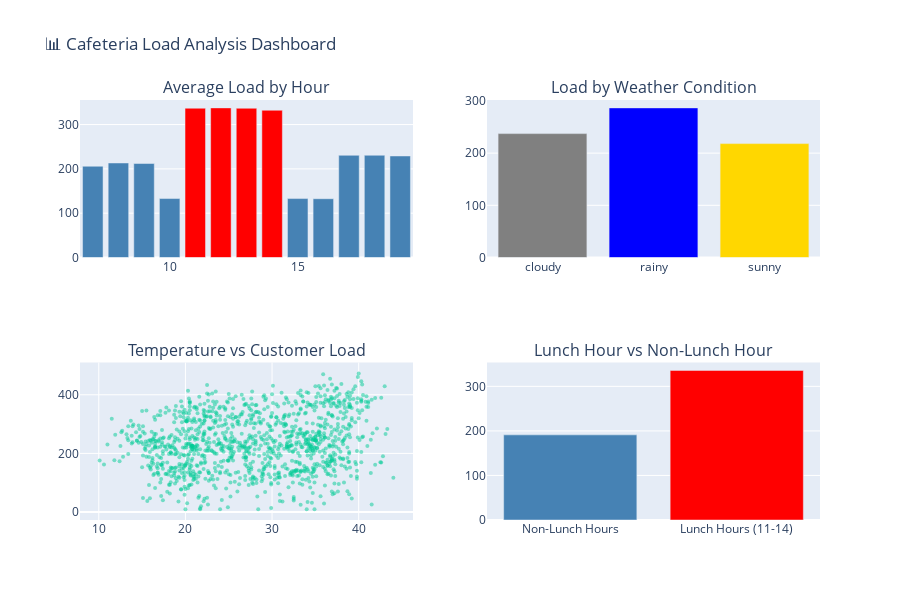

The notebook cell this image was saved under:
### Markdown cell above
## 📈 Step 2: Exploratory Data Analysis

Let's visualize the cafeteria load patterns across different dimensions.

### Code cell
# Visualize hourly load patterns
fig = make_subplots(rows=2, cols=2, 
                    subplot_titles=('Average Load by Hour', 
                                   'Load by Weather Condition',
                                   'Temperature vs Customer Load',
                                   'Lunch Hour vs Non-Lunch Hour'))

# 1. Average load by hour
hourly_avg = df.groupby('hour')['customer_load'].mean()
fig.add_trace(go.Bar(x=hourly_avg.index, y=hourly_avg.values, 
                     marker_color=['red' if 11<=h<=14 else 'steelblue' for h in hourly_avg.index],
                     name='Avg Load'), row=1, col=1)

# 2. Load by weather condition
weather_avg = df.groupby('weather')['customer_load'].mean()
colors = {'sunny': 'gold', 'cloudy': 'gray', 'rainy': 'blue'}
fig.add_trace(go.Bar(x=weather_avg.index, y=weather_avg.values,
                     marker_color=[colors[w] for w in weather_avg.index],
                     name='By Weather'), row=1, col=2)

# 3. Temperature vs Load scatter
fig.add_trace(go.Scatter(x=df['temperature'], y=df['customer_load'], 
                         mode='markers', marker=dict(size=4, opacity=0.5),
                         name='Temp vs Load'), row=2, col=1)

# 4. Lunch hour comparison
lunch_comparison = df.groupby('is_lunch_hour')['customer_load'].mean()
fig.add_trace(go.Bar(x=['Non-Lunch Hours', 'Lunch Hours (11-14)'], 
                     y=lunch_comparison.values,
                     marker_color=['steelblue', 'red'],
                     name='Lunch Comparison'), row=2, col=2)

fig.update_layout(height=600, showlegend=False, 
                  title_text='📊 Cafeteria Load Analysis Dashboard')
fig.show()

### Figure 1 — Plotly figure (JSON) as saved in the notebook; plotly's stock layout.template omitted (floating-point values rounded to 4 significant figures; data arrays with more than 128 entries replaced by an {"elided": "..."} marker saying what was removed)
{"data": [{"marker": {"color": ["steelblue", "steelblue", "steelblue", "steelblue", "red", "red", "red", "red", "steelblue", "steelblue", "steelblue", "steelblue", "steelblue"]}, "name": "Avg Load", "type": "bar", "x": [7, 8, 9, 10, 11, 12, 13, 14, 15, 16, 17, 18, 19], "xaxis": "x", "y": [205.9, 213.3, 212.1, 133.0, 336.8, 337.6, 336.8, 332.2, 133.0, 132.6, 230.6, 230.7, 229.1], "yaxis": "y"}, {"marker": {"color": ["gray", "blue", "gold"]}, "name": "By Weather", "type": "bar", "x": ["cloudy", "rainy", "sunny"], "xaxis": "x2", "y": [237.4, 286.7, 218.3], "yaxis": "y2"}, {"marker": {"opacity": 0.5, "size": 4}, "mode": "markers", "name": "Temp vs Load", "type": "scatter", "x": {"elided": "1170 float values"}, "xaxis": "x3", "y": {"elided": "1170 int values"}, "yaxis": "y3"}, {"marker": {"color": ["steelblue", "red"]}, "name": "Lunch Comparison", "type": "bar", "x": ["Non-Lunch Hours", "Lunch Hours (11-14)"], "xaxis": "x4", "y": [191.1, 335.9], "yaxis": "y4"}], "layout": {"annotations": [{"font": {"size": 16}, "showarrow": false, "text": "Average Load by Hour", "x": 0.225, "xanchor": "center", "xref": "paper", "y": 1, "yanchor": "bottom", "yref": "paper"}, {"font": {"size": 16}, "showarrow": false, "text": "Load by Weather Condition", "x": 0.775, "xanchor": "center", "xref": "paper", "y": 1, "yanchor": "bottom", "yref": "paper"}, {"font": {"size": 16}, "showarrow": false, "text": "Temperature vs Customer Load", "x": 0.225, "xanchor": "center", "xref": "paper", "y": 0.375, "yanchor": "bottom", "yref": "paper"}, {"font": {"size": 16}, "showarrow": false, "text": "Lunch Hour vs Non-Lunch Hour", "x": 0.775, "xanchor": "center", "xref": "paper", "y": 0.375, "yanchor": "bottom", "yref": "paper"}], "height": 600, "showlegend": false, "title": {"text": "📊 Cafeteria Load Analysis Dashboard"}, "xaxis": {"anchor": "y", "domain": [0, 0.45]}, "xaxis2": {"anchor": "y2", "domain": [0.55, 1]}, "xaxis3": {"anchor": "y3", "domain": [0, 0.45]}, "xaxis4": {"anchor": "y4", "domain": [0.55, 1]}, "yaxis": {"anchor": "x", "domain": [0.625, 1]}, "yaxis2": {"anchor": "x2", "domain": [0.625, 1]}, "yaxis3": {"anchor": "x3", "domain": [0, 0.375]}, "yaxis4": {"anchor": "x4", "domain": [0, 0.375]}}}
